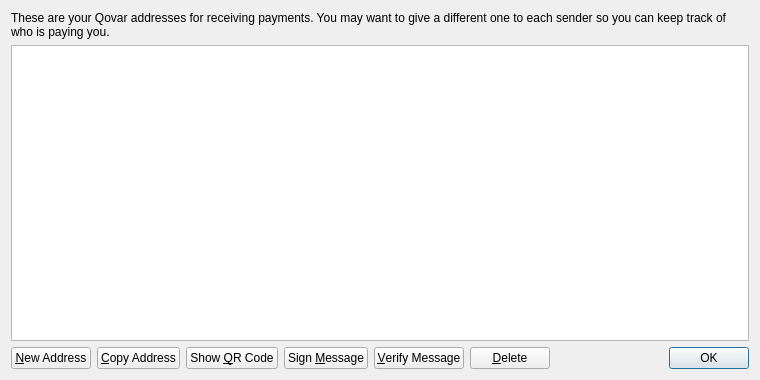
<?xml version="1.0" encoding="UTF-8"?>
<ui version="4.0">
 <class>AddressBookPage</class>
 <widget class="QWidget" name="AddressBookPage">
  <property name="geometry">
   <rect>
    <x>0</x>
    <y>0</y>
    <width>760</width>
    <height>380</height>
   </rect>
  </property>
  <property name="windowTitle">
   <string>Address Book</string>
  </property>
  <layout class="QVBoxLayout" name="verticalLayout">
   <item>
    <widget class="QLabel" name="labelExplanation">
     <property name="text">
      <string>These are your Qovar addresses for receiving payments. You may want to give a different one to each sender so you can keep track of who is paying you.</string>
     </property>
     <property name="textFormat">
      <enum>Qt::PlainText</enum>
     </property>
     <property name="wordWrap">
      <bool>true</bool>
     </property>
    </widget>
   </item>
   <item>
    <widget class="QTableView" name="tableView">
     <property name="contextMenuPolicy">
      <enum>Qt::CustomContextMenu</enum>
     </property>
     <property name="toolTip">
      <string>Double-click to edit address or label</string>
     </property>
     <property name="tabKeyNavigation">
      <bool>false</bool>
     </property>
     <property name="alternatingRowColors">
      <bool>true</bool>
     </property>
     <property name="selectionMode">
      <enum>QAbstractItemView::SingleSelection</enum>
     </property>
     <property name="selectionBehavior">
      <enum>QAbstractItemView::SelectRows</enum>
     </property>
     <property name="sortingEnabled">
      <bool>true</bool>
     </property>
     <attribute name="verticalHeaderVisible">
      <bool>false</bool>
     </attribute>
    </widget>
   </item>
   <item>
    <layout class="QHBoxLayout" name="horizontalLayout">
     <item>
      <widget class="QPushButton" name="newAddressButton">
       <property name="toolTip">
        <string>Create a new address</string>
       </property>
       <property name="text">
        <string>&amp;New Address</string>
       </property>
       <property name="icon">
        <iconset resource="../bitcoin.qrc">
         <normaloff>:/icons/add</normaloff>:/icons/add</iconset>
       </property>
      </widget>
     </item>
     <item>
      <widget class="QPushButton" name="copyToClipboard">
       <property name="toolTip">
        <string>Copy the currently selected address to the system clipboard</string>
       </property>
       <property name="text">
        <string>&amp;Copy Address</string>
       </property>
       <property name="icon">
        <iconset resource="../bitcoin.qrc">
         <normaloff>:/icons/editcopy</normaloff>:/icons/editcopy</iconset>
       </property>
      </widget>
     </item>
     <item>
      <widget class="QPushButton" name="showQRCode">
       <property name="text">
        <string>Show &amp;QR Code</string>
       </property>
       <property name="icon">
        <iconset resource="../bitcoin.qrc">
         <normaloff>:/icons/qrcode</normaloff>:/icons/qrcode</iconset>
       </property>
      </widget>
     </item>
     <item>
      <widget class="QPushButton" name="signMessage">
       <property name="toolTip">
        <string>Sign a message to prove you own a Qovar address</string>
       </property>
       <property name="text">
        <string>Sign &amp;Message</string>
       </property>
       <property name="icon">
        <iconset resource="../bitcoin.qrc">
         <normaloff>:/icons/edit</normaloff>:/icons/edit</iconset>
       </property>
      </widget>
     </item>
     <item>
      <widget class="QPushButton" name="verifyMessage">
       <property name="toolTip">
        <string>Verify a message to ensure it was signed with a specified Qovar address</string>
       </property>
       <property name="text">
        <string>&amp;Verify Message</string>
       </property>
       <property name="icon">
        <iconset resource="../bitcoin.qrc">
         <normaloff>:/icons/transaction_0</normaloff>:/icons/transaction_0</iconset>
       </property>
      </widget>
     </item>
     <item>
      <widget class="QPushButton" name="deleteButton">
       <property name="toolTip">
        <string>Delete the currently selected address from the list</string>
       </property>
       <property name="text">
        <string>&amp;Delete</string>
       </property>
       <property name="icon">
        <iconset resource="../bitcoin.qrc">
         <normaloff>:/icons/remove</normaloff>:/icons/remove</iconset>
       </property>
      </widget>
     </item>
     <item>
      <spacer name="horizontalSpacer">
       <property name="orientation">
        <enum>Qt::Horizontal</enum>
       </property>
       <property name="sizeHint" stdset="0">
        <size>
         <width>40</width>
         <height>20</height>
        </size>
       </property>
      </spacer>
     </item>
     <item>
      <widget class="QDialogButtonBox" name="buttonBox">
       <property name="sizePolicy">
        <sizepolicy hsizetype="Maximum" vsizetype="Fixed">
         <horstretch>0</horstretch>
         <verstretch>0</verstretch>
        </sizepolicy>
       </property>
       <property name="standardButtons">
        <set>QDialogButtonBox::Ok</set>
       </property>
      </widget>
     </item>
    </layout>
   </item>
  </layout>
 </widget>
 <resources>
  <include location="../bitcoin.qrc"/>
 </resources>
 <connections/>
</ui>
